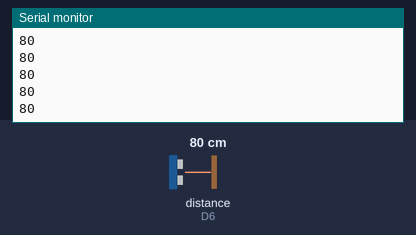
A sketch run on a simulated ESP8266 (Wemos D1 mini). Shown: the last lines printed to the serial monitor. Wiring (inferred from the names in the program): ultrasonic range finder: trigger D5; echo D6. The test bench sets the inputs (shaded band); at power-on: distance to the obstacle (sensor on D6) 80 cm. The echo pulse lasts 58.3 µs per cm.

Above: at 3.1 s.
3.2 s: distance to the obstacle (sensor on D6) set to 2 cm
At 3.8 s:
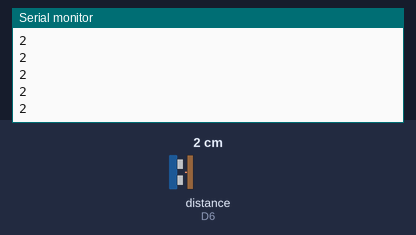
4.7 s: distance to the obstacle (sensor on D6) set to 4 cm
At 5.4 s:
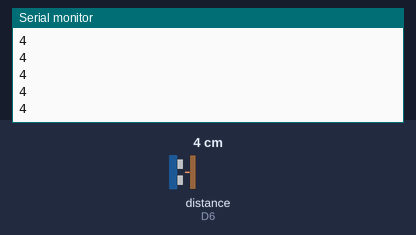
Timing chart, 0 to 7.7 s (numbered marks = the images above; inputs shaded):
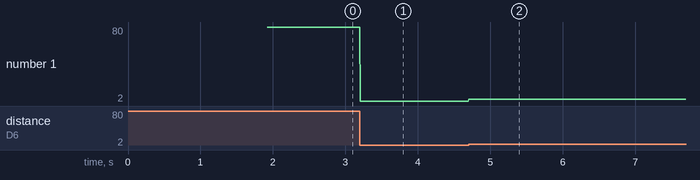

Measured:
- after the input at 3.2 s, the serial monitor: prints a new line at once (image 1)
- after the input at 4.7 s, the serial monitor: prints a new line at once (image 2)
- plotted number 1: 80 → 2 after the input at 3.2 s, 2 → 4 after the input at 4.7 s

The sketch:

Edgent_ESP8266.ino
```cpp
//welcome to learning snippets Kindly share & subscribe the channel https://www.youtube.com/channel/UCQ2ZDvPfGLbWDgLTorrklGA
//copy blynk_template_id, blynk_device_name from blynk website template info section
#define BLYNK_TEMPLATE_ID "TMPLKZh2INz6"
#define BLYNK_DEVICE_NAME "Wastebin"

#define BLYNK_FIRMWARE_VERSION        "0.1.0"

#define BLYNK_PRINT Serial

#define APP_DEBUG

#define trig D5
#define echo D6
#include "BlynkEdgent.h"
BlynkTimer timer;
long binDepth=22;

void garbageLevel(){
  digitalWrite(trig,LOW);
  delayMicroseconds(2);
  digitalWrite(trig, HIGH);
  delayMicroseconds(10);
  digitalWrite(trig, LOW);
  long t = pulseIn(echo, HIGH);
  long cm = t / 29 / 2;
  Serial.println(cm);
  double level= binDepth-cm;
  if(level>0){
    long percentage=((level/binDepth))*100;
    Blynk.virtualWrite(V0,percentage);
  }
  else{
    Blynk.virtualWrite(V0,0);
  }

}

void setup()
{
  pinMode(trig, OUTPUT);
  pinMode(echo, INPUT);
  Serial.begin(115200);
  delay(100);
  BlynkEdgent.begin();
  timer.setInterval(10L, garbageLevel);
}

void loop() {
  BlynkEdgent.run();
  timer.run();
}
```
